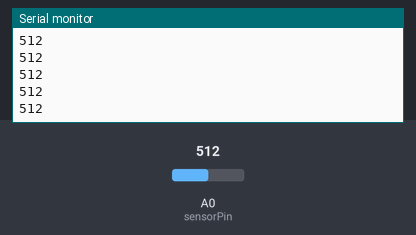
A sketch run on a simulated Arduino Uno, built with avr-gcc and run on an emulated ATmega328P. Parts: the last lines printed to the serial monitor. The inputs (shaded band) are chosen by the test bench; at power-on: A0 (sensorPin) = 512.

Above: at 1.2 s.
1.3 s: A0 (sensorPin) set to 716
At 2.4 s:
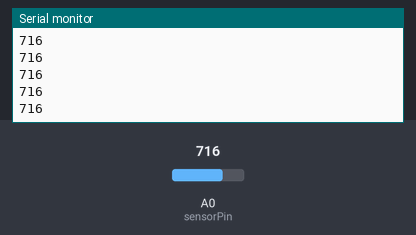
2.8 s: A0 (sensorPin) set to 900
At 3.4 s:
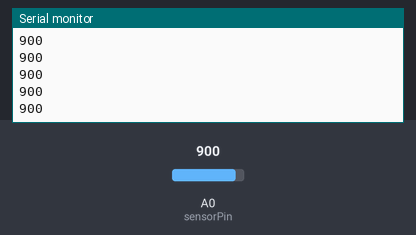
Timing chart, 0 to 5.8 s (numbered marks = the images above; inputs shaded):
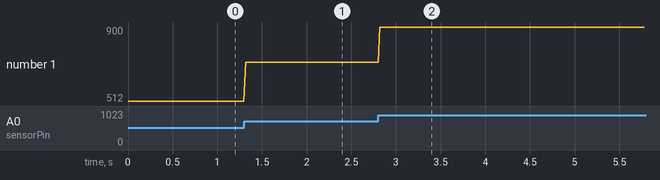

The sketch:

potentiometerTest.ino
```cpp
int sensorPin = A0;
int sensorValue = 0;

void setup() {
  Serial.begin(9600);
}

void loop() {
  // read the value from the sensor:
  sensorValue = analogRead(sensorPin);

  Serial.println(sensorValue);
  delay(20);
}
```

Measured:
- after the input at 1.3 s, the serial monitor: prints a new line at once (image 1)
- after the input at 2.8 s, the serial monitor: prints a new line at once (image 2)
- plotted number 1: 512 → 716 after the input at 1.3 s, 716 → 900 after the input at 2.8 s
